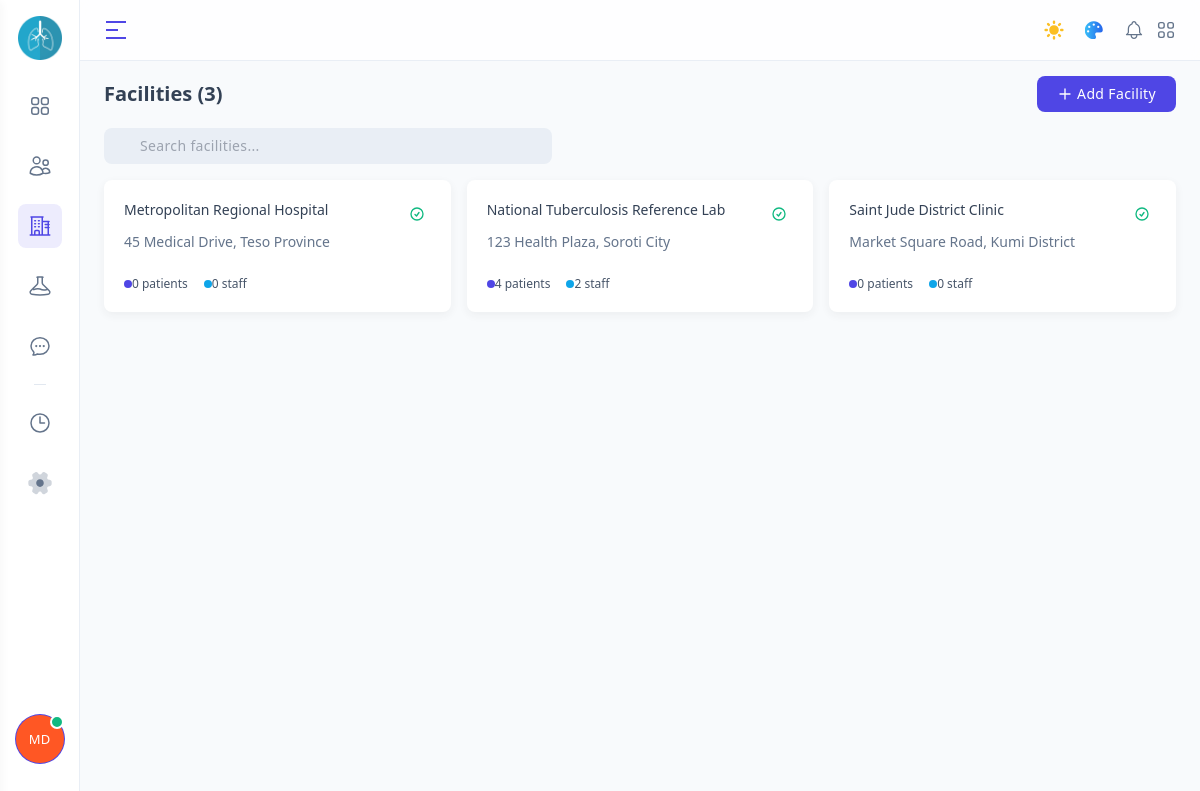
Screenshot of /app/admin/facilities.php (signed in) with the database file from the repository.
### tables this page shows
CREATE TABLE `users` (
  `id` int(11) NOT NULL,
  `patient_id` int(11) DEFAULT NULL COMMENT 'NULL for staff, value for patients',
  `name` varchar(150) NOT NULL,
  `email` varchar(150) NOT NULL,
  `password` varchar(255) NOT NULL,
  `role` enum('doctor','nurse','clinician','lab_personnel','data_officer','admin','patient') NOT NULL,
  `location` varchar(150) DEFAULT NULL,
  `phone` varchar(20) DEFAULT NULL,
  `facility_id` int(11) DEFAULT NULL,
  `image_paths` varchar(255) NOT NULL,
  `last_login` datetime DEFAULT NULL,
  `created_at` timestamp NOT NULL DEFAULT current_timestamp(),
  `is_active` tinyint(1) DEFAULT 1
);

CREATE TABLE `facilities` (
  `id` int(11) NOT NULL,
  `name` varchar(200) NOT NULL,
  `facility_code` varchar(50) DEFAULT NULL,
  `facility_type` enum('national_referral','regional_referral','district','primary','community') DEFAULT NULL,
  `address` text DEFAULT NULL,
  `contact_person` varchar(150) DEFAULT NULL,
  `phone` varchar(20) DEFAULT NULL,
  `email` varchar(150) DEFAULT NULL,
  `contact_phone` varchar(20) DEFAULT NULL,
  `is_active` tinyint(1) NOT NULL DEFAULT 1,
  `created_at` timestamp NOT NULL DEFAULT current_timestamp(),
  `updated_at` timestamp NULL DEFAULT NULL ON UPDATE current_timestamp()
);

### app/admin/toprightsidenav.php (the view, shortened to what this page needs)
<nav class="header before:bg-white dark:before:bg-navy-750 print:hidden">
  <div class="header-container relative flex w-full bg-white dark:bg-navy-750 print:hidden">
    <div class="flex w-full items-center justify-between">
      <div class="size-7">
        <button class="menu-toggle ml-0.5 flex size-7 flex-col justify-center space-y-1.5 text-primary outline-none focus:outline-none dark:text-accent-light/80" :class="$store.global.isSidebarExpanded && 'active'" @click="$store.global.isSidebarExpanded = !$store.global.isSidebarExpanded">
          <span></span>
          <span></span>
          <span></span>
        </button>
      </div>
      <div class="-mr-1.5 flex items-center space-x-2">
        <button @click="$store.global.isDarkModeEnabled = !$store.global.isDarkModeEnabled" class="btn size-8 rounded-full p-0 hover:bg-slate-300/20 focus:bg-slate-300/20 active:bg-slate-300/25 dark:hover:bg-navy-300/20 dark:focus:bg-navy-300/20 dark:active:bg-navy-300/25">
          <svg xmlns="http://www.w3.org/2000/svg" x-show="!$store.global.isDarkModeEnabled" x-transition:enter="transition-transform duration-200 ease-out absolute origin-top" x-transition:enter-start="scale-75" x-transition:enter-end="scale-100 static" class="size-6 text-amber-400" viewbox="0 0 20 20" fill="currentColor">
            <path fill-rule="evenodd" d="M10 2a1 1 0 011 1v1a1 1 0 11-2 0V3a1 1 0 011-1zm4 8a4 4 0 11-8 0 4 4 0 018 0zm-.464 4.95l.707.707a1 1 0 001.414-1.414l-.707-.707a1 1 0 00-1.414 1.414zm2.12-10.607a1 1 0 010 1.414l-.706.707a1 1 0 11-1.414-1.414l.707-.707a1 1 0 011.414 0zM17 11a1 1 0 100-2h-1a1 1 0 100 2h1zm-7 4a1 1 0 011 1v1a1 1 0 11-2 0v-1a1 1 0 011-1zM5.05 6.464A1 1 0 106.465 5.05l-.708-.707a1 1 0 00-1.414 1.414l.707.707zm1.414 8.486l-.707.707a1 1 0 01-1.414-1.414l.707-.707a1 1 0 011.414 1.414zM4 11a1 1 0 100-2H3a1 1 0 000 2h1z" clip-rule="evenodd"></path>
          </svg>
        </button>
        <button @click="$store.global.isMonochromeModeEnabled = !$store.global.isMonochromeModeEnabled" class="btn size-8 rounded-full p-0 hover:bg-slate-300/20 focus:bg-slate-300/20 active:bg-slate-300/25 dark:hover:bg-navy-300/20 dark:focus:bg-navy-300/20 dark:active:bg-navy-300/25">
          <i class="fa-solid fa-palette bg-gradient-to-r from-sky-400 to-blue-600 bg-clip-text text-lg font-semibold text-transparent"></i>
        </button>
        <div x-data="notificationBell()"
         x-init="loadNotifications(); setInterval(loadNotifications, 30000)"
         x-effect="if($store.global.isSearchbarActive) isShowPopper = false"
         x-data="usePopper({placement:'bottom-end',offset:12})"
         @click.outside="isShowPopper && (isShowPopper = false)"
         class="flex">
        <div x-effect="if($store.global.isSearchbarActive) isShowPopper = false" x-data="usePopper({placement:'bottom-end',offset:12})" @click.outside="isShowPopper && (isShowPopper = false)" class="flex">
          <button @click="isShowPopper = !isShowPopper; if(isShowPopper && unreadCount > 0) markAllRead();"
                  x-ref="popperRef"
                  class="btn relative size-8 rounded-full p-0 hover:bg-slate-300/20 focus:bg-slate-300/20 active:bg-slate-300/25 dark:hover:bg-navy-300/20 dark:focus:bg-navy-300/20 dark:active:bg-navy-300/25">
          </button>
        </div>
        <button @click="$store.global.isRightSidebarExpanded = true" class="btn size-8 rounded-full p-0 hover:bg-slate-300/20 focus:bg-slate-300/20 active:bg-slate-300/25 dark:hover:bg-navy-300/20 dark:focus:bg-navy-300/20 dark:active:bg-navy-300/25">
        </button>
      </div>
    </div>
  </div>
</nav>

### app/admin/sidenav.php (shortened to what this page needs)
<?php
 $current_page = basename($_SERVER['PHP_SELF']);
 $user_id = (int)$_SESSION['id'];
 $res = $conn->prepare("SELECT * FROM users WHERE id = ?");
 $res->bind_param("i", $user_id);
 $res->execute();
 $user = $res->get_result()->fetch_assoc();
 $avatar_path = $user['image_paths'] ? '../../' . htmlspecialchars($user['image_paths']) : null;
 $initials = strtoupper(substr($user['name'] ?? 'AD', 0, 2));
?>
<div class="is-scrollbar-hidden flex grow flex-col space-y-4 overflow-y-auto pt-6">
  <a href="index.php"
     class="flex size-11 items-center justify-center rounded-lg outline-none transition-colors duration-200
     <?= $current_page === 'index.php'
        ? 'bg-primary/10 text-primary dark:bg-navy-600 dark:text-accent-light'
        : 'hover:bg-primary/20 focus:bg-primary/20 active:bg-primary/25 dark:hover:bg-navy-300/20 dark:focus:bg-navy-300/20 dark:active:bg-navy-300/25' ?>"
     x-tooltip.placement.right="'Dashboard'">
  </a>
  <a href="users.php"
     class="flex size-11 items-center justify-center rounded-lg outline-none transition-colors duration-200
     <?= in_array($current_page, ['users.php', 'adduser.php', 'edituser.php'])
        ? 'bg-primary/10 text-primary dark:bg-navy-600 dark:text-accent-light'
        : 'hover:bg-primary/20 focus:bg-primary/20 active:bg-primary/25 dark:hover:bg-navy-300/20 dark:focus:bg-navy-300/20 dark:active:bg-navy-300/25' ?>"
     x-tooltip.placement.right="'Users'">
  </a>
  <a href="facilities.php"
     class="flex size-11 items-center justify-center rounded-lg outline-none transition-colors duration-200
     <?= in_array($current_page, ['facilities.php', 'addfacility.php', 'editfacility.php'])
        ? 'bg-primary/10 text-primary dark:bg-navy-600 dark:text-accent-light'
        : 'hover:bg-primary/20 focus:bg-primary/20 active:bg-primary/25 dark:hover:bg-navy-300/20 dark:focus:bg-navy-300/20 dark:active:bg-navy-300/25' ?>"
     x-tooltip.placement.right="'Facilities'">
  </a>
  <a href="drugs.php"
     class="flex size-11 items-center justify-center rounded-lg outline-none transition-colors duration-200
     <?= in_array($current_page, ['drugs.php', 'adddrug.php', 'editdrug.php'])
        ? 'bg-primary/10 text-primary dark:bg-navy-600 dark:text-accent-light'
        : 'hover:bg-primary/20 focus:bg-primary/20 active:bg-primary/25 dark:hover:bg-navy-300/20 dark:focus:bg-navy-300/20 dark:active:bg-navy-300/25' ?>"
     x-tooltip.placement.right="'Drug Catalog'">
  </a>
  <a href="sms_logs.php"
     class="flex size-11 items-center justify-center rounded-lg outline-none transition-colors duration-200
     <?= $current_page === 'sms_logs.php'
        ? 'bg-primary/10 text-primary dark:bg-navy-600 dark:text-accent-light'
        : 'hover:bg-primary/20 focus:bg-primary/20 active:bg-primary/25 dark:hover:bg-navy-300/20 dark:focus:bg-navy-300/20 dark:active:bg-navy-300/25' ?>"
     x-tooltip.placement.right="'SMS Logs'">
  </a>
  <div class="my-3 mx-4 h-px bg-slate-200 dark:bg-navy-500"></div>
  <a href="audit_logs.php"
     class="flex size-11 items-center justify-center rounded-lg outline-none transition-colors duration-200
     <?= $current_page === 'audit_logs.php'
        ? 'bg-primary/10 text-primary dark:bg-navy-600 dark:text-accent-light'
        : 'hover:bg-primary/20 focus:bg-primary/20 active:bg-primary/25 dark:hover:bg-navy-300/20 dark:focus:bg-navy-300/20 dark:active:bg-navy-300/25' ?>"
     x-tooltip.placement.right="'Audit Logs'">
    <svg xmlns="http://www.w3.org/2000/svg" fill="none" viewBox="0 0 24 24" stroke-width="1.5" stroke="currentColor" class="size-6">
      <path stroke-linecap="round" stroke-linejoin="round" d="M12 6v6h4.5m4.5 0a9 9 0 1 1-18 0 9 9 0 0 1 18 0Z" />
    </svg>
  </a>
  <a href="settings.php"
     class="flex size-11 items-center justify-center rounded-lg outline-none transition-colors duration-200
     <?= $current_page === 'settings.php'
        ? 'bg-primary/10 text-primary dark:bg-navy-600 dark:text-accent-light'
        : 'hover:bg-primary/20 focus:bg-primary/20 active:bg-primary/25 dark:hover:bg-navy-300/20 dark:focus:bg-navy-300/20 dark:active:bg-navy-300/25' ?>"
     x-tooltip.placement.right="'Settings'">
  </a>
</div>
<div class="flex flex-col items-center space-y-3 py-3">
  <div x-data="usePopper({placement:'right-end',offset:12})" @click.outside="isShowPopper && (isShowPopper = false)" class="flex">
    <?php if ($avatar_path && file_exists($avatar_path)): ?>
    <button @click="isShowPopper = !isShowPopper" x-ref="popperRef" class="avatar size-12">
      <img class="rounded-full" src="<?= $avatar_path ?>" alt="avatar">
      <span class="absolute right-0 size-3.5 rounded-full border-2 border-white bg-success dark:border-navy-700"></span>
    </button>
    <?php else: ?>
    <button @click="isShowPopper = !isShowPopper" x-ref="popperRef" class="avatar size-12">
      <div class="is-initial rounded-full bg-error text-xs+ uppercase text-white ring-1 ring-primary dark:ring-accent">
        <?= $initials ?>
      </div>
      <span class="absolute right-0 size-3.5 rounded-full border-2 border-white bg-success dark:border-navy-700"></span>
    </button>
    <?php endif; ?>
  </div>
</div>

### app/admin/facilities.php (shortened to what this page needs)
<?php
require_once '../config/db.php';
 $search = trim($_GET['q'] ?? '');
 $where = ["1=1"];
 $where_sql = implode(' AND ', $where);
 $fac_list = $conn->prepare("
    SELECT f.*,
           (SELECT COUNT(*) FROM patients WHERE facility_id = f.id AND is_active = 1) AS patient_count,
           (SELECT COUNT(*) FROM users WHERE facility_id = f.id AND is_active = 1) AS staff_count
    FROM facilities f WHERE $where_sql ORDER BY f.name
");
 $fac_list->execute();
 $facilities = $fac_list->get_result()->fetch_all(MYSQLI_ASSOC);
?>
<?php require_once 'admin_header.php'; ?>
<main class="main-content w-full px-[var(--margin-x)] pb-8">
  <div class="mt-4 flex flex-col sm:flex-row sm:items-center sm:justify-between gap-4">
    <h1 class="text-xl font-semibold text-slate-700 dark:text-navy-100">Facilities (<?= count($facilities) ?>)</h1>
    <button onclick="document.getElementById('addFacForm').classList.toggle('hidden')" class="btn h-9 bg-primary text-white hover:bg-primary-focus dark:bg-accent dark:hover:bg-accent-focus">
      <svg class="mr-1 size-4" fill="none" viewbox="0 0 24 24" stroke="currentColor" stroke-width="2"><path stroke-linecap="round" stroke-linejoin="round" d="M12 4.5v15m7.5-7.5h-15"/></svg>
      Add Facility
    </button>
  </div>
  <form method="GET" class="mt-4">
    <div class="relative max-w-md">
      <input type="text" name="q" value="<?= htmlspecialchars($search) ?>" placeholder="Search facilities..."
             class="form-input w-full rounded-lg bg-slate-150 py-2 pl-9 pr-3 text-sm dark:bg-navy-900/90">
    </div>
  </form>
  <div class="mt-4 grid grid-cols-1 sm:grid-cols-2 lg:grid-cols-3 gap-4">
    <?php foreach ($facilities as $f): ?>
    <div class="card p-5 <?= !$f['is_active'] ? 'opacity-60' : '' ?>">
      <div class="flex items-start justify-between">
        <div>
          <h3 class="font-medium text-slate-700 dark:text-navy-100"><?= htmlspecialchars($f['name']) ?></h3>
        </div>
        <a href="facilities.php?toggle=1&id=<?= $f['id'] ?>" class="btn size-7 rounded-full p-0 hover:bg-slate-200 dark:hover:bg-navy-600" title="Toggle active">
            <?php if ($f['is_active']): ?>
              <svg class="size-4 text-success" fill="none" viewbox="0 0 24 24" stroke="currentColor" stroke-width="2">
            <path stroke-linecap="round" stroke-linejoin="round" d="M9 12.75L11.25 15 15 9.75M21 12a9 9 0 11-18 0 9 9 0 0118 0z"/>
            </svg>
            <?php else: ?>
            <svg class="size-4 text-error" fill="none" viewbox="0 0 24 24" stroke="currentColor" stroke-width="2">
            <path stroke-linecap="round" stroke-linejoin="round" d="M18.364 18.364A9 9 0 005.636 5.636m12.728 12.728A9 9 0 015.636 5.636m12.728 12.728L5.636 5.636"/>
          </svg>
            <?php endif; ?>
        </a>
      </div>
      <?php if ($f['address']): ?><p class="mt-1 text-sm text-slate-500 dark:text-navy-300"><?= htmlspecialchars($f['address']) ?></p><?php endif; ?>
      <div class="mt-3 flex gap-4">
        <div class="flex items-center gap-1.5">
          <div class="size-2 rounded-full bg-primary dark:bg-accent"></div>
          <span class="text-xs text-slate-600 dark:text-navy-200"><?= $f['patient_count'] ?> patients</span>
        </div>
        <div class="flex items-center gap-1.5">
          <div class="size-2 rounded-full bg-info"></div>
          <span class="text-xs text-slate-600 dark:text-navy-200"><?= $f['staff_count'] ?> staff</span>
        </div>
      </div>
    </div>
    <?php endforeach; ?>
  </div>
</main>
<?php require_once 'admin_footer.php'; ?>

### rows the page displays
users: name "MD"
facilities: name "Metropolitan Regional Hospital", is_active 1 (drawn), address "45 Medical Drive, Teso Province", patient_count "0", staff_count "0"
facilities: name "National Tuberculosis Reference Lab", is_active 1 (drawn), address "123 Health Plaza, Soroti City", patient_count "4", staff_count "2"
facilities: name "Saint Jude District Clinic", is_active 1 (drawn), address "Market Square Road, Kumi District", patient_count "0", staff_count "0"

### other values shown
count($facilities) "3"
